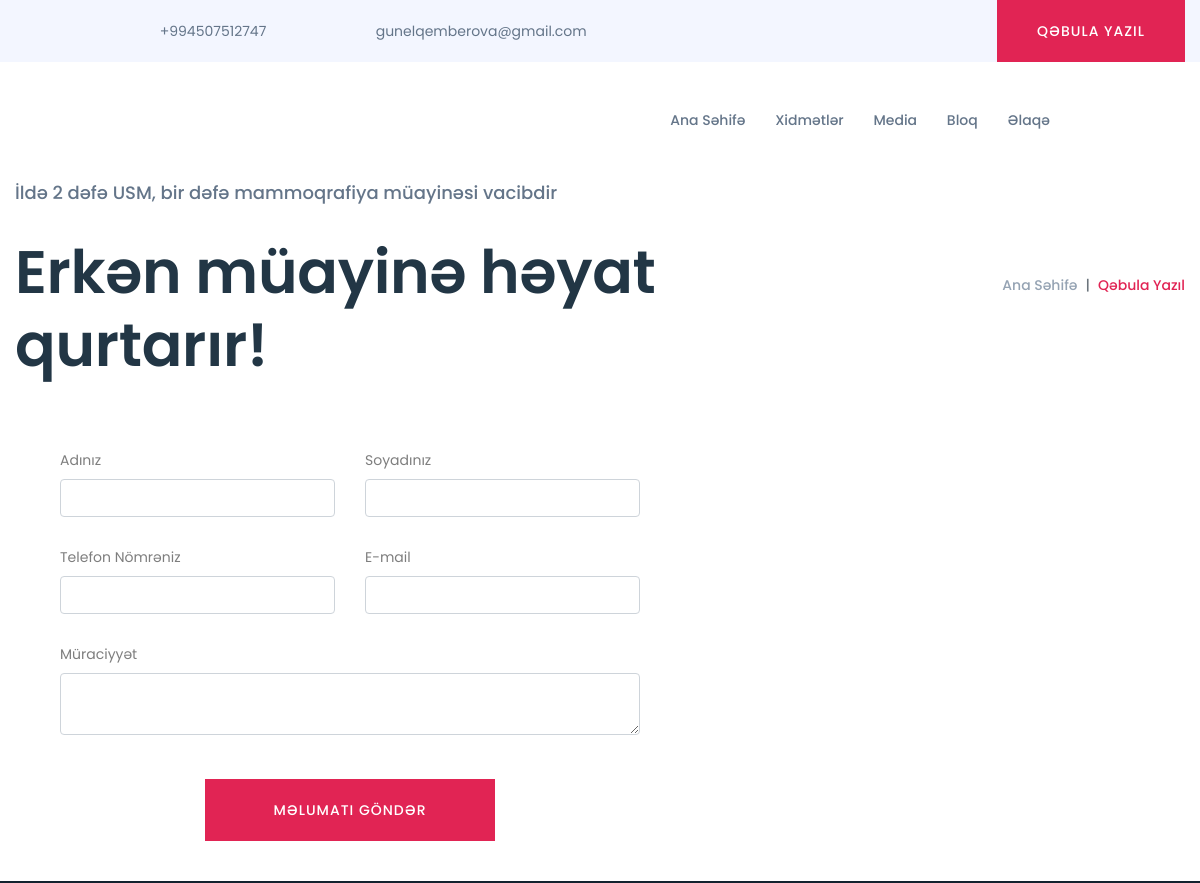
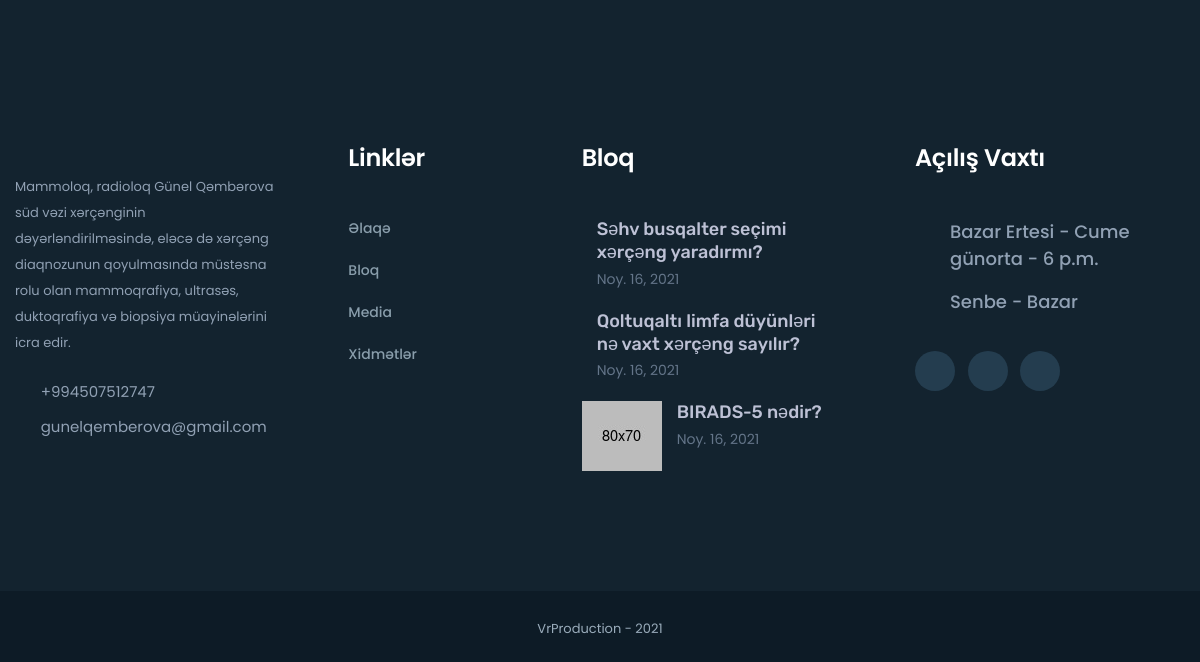
/qəbulayazıl/, run on an earlier commit of the app's database (2 pictures, top to bottom).
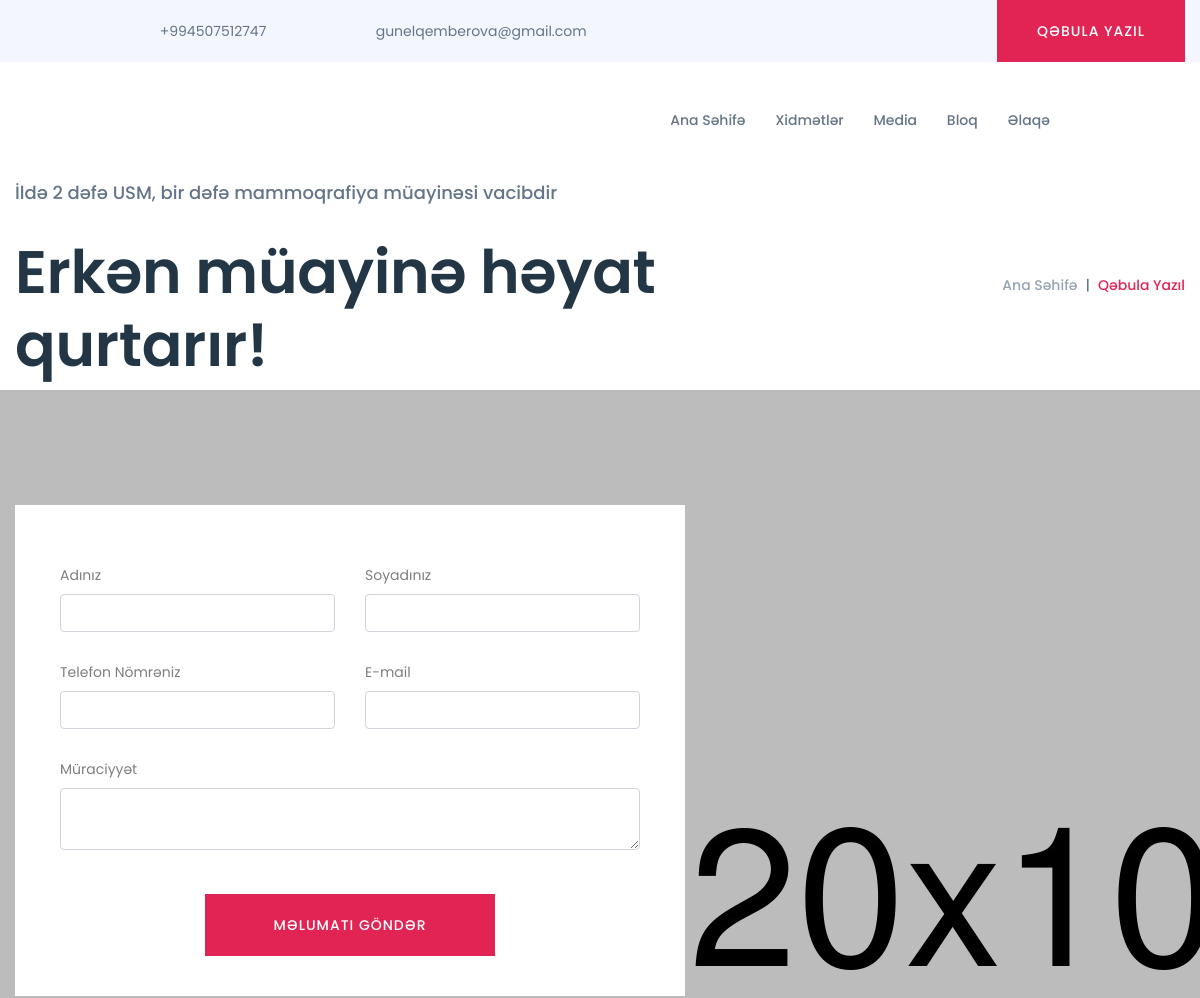
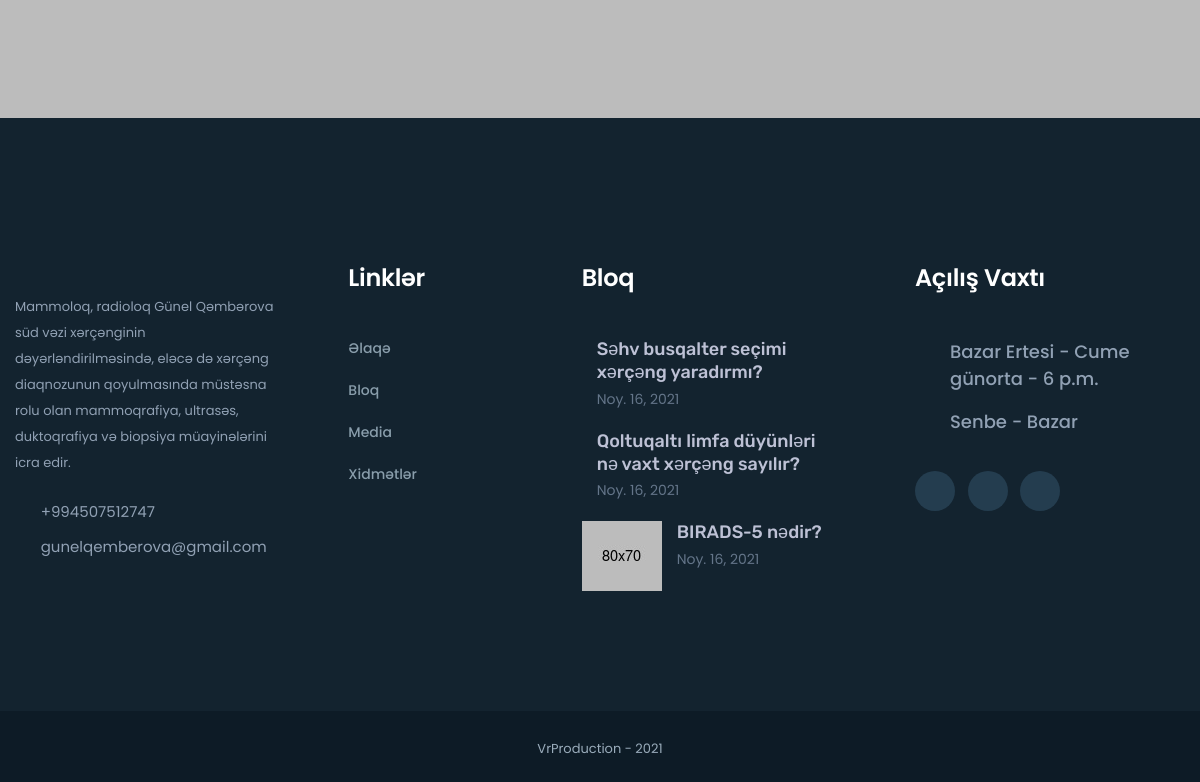
And on a later commit of the database (2 pictures, top to bottom).
### medical_app/models.py (models this page shows, shortened)
class BaşlıqNömrəEpoct(models.Model):
    number = models.CharField(max_length=20, help_text="Maksimum 20 hərif")
    email = models.CharField(max_length=30, help_text="Maksimum 30 hərif")

class Footer_Bloq(models.Model):
    foto_1 = models.ImageField(upload_to='media/')
    bloq_1_seyfenin_bashliq_postu = models.TextField(max_length=300, help_text="Maksimum 300 hərif")
    vaxt_1 = models.DateField()
    foto_2 = models.ImageField(upload_to='media/')
    bloq_2_seyfenin_bashliq_postu = models.TextField(max_length=300, help_text="Maksimum 300 hərif")
    vaxt_2 = models.DateField()
    foto_3 = models.ImageField(upload_to='media/')
    bloq_3_seyfenin_bashliq_postu = models.TextField(max_length=300, help_text="Maksimum 300 hərif")
    vaxt_3 = models.DateField()

### qebul_app/models.py (models this page shows, shortened)
class Əsas_Şəkilin_Yazıları(models.Model):
    yazı_1 = models.CharField(max_length=80, help_text="Maksimum 80 simvol")
    yazı_2 = models.CharField(max_length=35, help_text="Maksimum 35 simvol")

class Qəbula_Yazıl_Forma_Arxa_Foto(models.Model):
    foto = models.ImageField(upload_to='media/')

### blog_app/models.py (models this page shows, shortened)
class Footer_Yazısı(models.Model):
    metn = models.TextField(max_length=2000, help_text="Maksimum 2000 hərif")

class Footer_Açılış_Vaxtları(models.Model):
    hefteler = models.TextField(max_length=500, help_text="Maksimum 500 hərif")
    acilis_vaxti = models.TimeField()
    baglanan_vaxt = models.TimeField()
    istirahet_gunleri = models.TextField(max_length=500, help_text="Maksimum 500 hərif")

class SosialŞəbəkəLinkləri(models.Model):
    facebook_url = models.TextField(max_length=500, help_text="FaceBook profilinizin Linki")
    youtube_url = models.TextField(max_length=500, help_text="YouTube kanalinizin Linki")
    instagram_url = models.TextField(max_length=500, help_text="Instagram profilinizin Linki")

### qebul_app/templates/qebul.html (shortened to what the changed rows need)
{% load static %}
<!doctype html>
<html class="no-js" lang="zxx">
<head>
    <link rel="stylesheet" href="{% static 'css/bootstrap.min.css' %}">
    <link rel="stylesheet" href="{% static 'css/owl.carousel.min.css' %}">
    <link rel="stylesheet" href="{% static 'css/animate.min.css' %}">
    <link rel="stylesheet" href="{% static 'css/nice-select.css' %}">
    <link rel="stylesheet" href="{% static 'css/magnific-popup.css'%}">
    <link rel="stylesheet" href="{% static 'css/all.min.css' %}">
    <link rel="stylesheet" href="{% static 'css/meanmenu.css' %}">
    <link rel="stylesheet" href="{% static 'css/slick.css' %}">
    <link rel="stylesheet" href="{% static 'css/default.css' %}">
    <link rel="stylesheet" href="{% static 'css/style.css' %}">
    <link rel="stylesheet" href="{% static 'css/responsive.css'%}">
</head>
<body>
    <header>
        <div class="top-bar d-none d-md-block">
            <div class="container">
                <div class="row d-flex align-items-center">
                    <div class="col-xl-6 offset-xl-1 col-lg-6 offset-lg-1 col-md-7 offset-md-1">
                        <div class="header-info">
                            {% for numbers in numberemail %}
                            <span><i class="fas fa-phone"></i> +{{numbers.number}}</span>
                            <span style="margin-left: 3em;"><i class="fas fa-envelope"></i> {{numbers.email}}</span>
                            {% endfor %}
                        </div>
                    </div>
                </div>
            </div>
        </div>
    </header>
    <main>
            <div class="container">
                <div class="row">
                    <div class="col-lg-9 col-md-9 col-12">
                        {% for i in esasyazilar %}
                        <div class="page-title">
                            <p class="small-text pb-15">{{ i.yazı_1 }}</p>
                            <h1>{{ i.yazı_2 }}</h1>
                        </div>
                        {% endfor %}
                    </div>
                </div>
            </div>
        {% for i in input_arxasekil %}
        <section class="appointment-area appointment-area-3 pos-rel pt-115 pb-120"
            style="background-image:url({{ i.foto.url }})">
            {% endfor %}
            <div class="container">
                <div class="row">
                </div>
            </div>
        </section>
    </main>
    <footer>
        <div class="footer-top primary-bg footer-map pos-rel pt-120 pb-80">
            <div class="container">
                <div class="row justify-content-between">
                    <div class="col-xl-3 col-lg-6 col-md-6">
                        <div class="footer-contact-info footer-contact-info-3 mb-40">
                            <div class="footer-contact-content mb-25">
                                {% for i in footer_yazi %}
                                <p class="p-0">{{ i.metn }}</p>
                                {% endfor %}
                            </div>
                            <div class="footer-emailing">
                                <ul>
                                    {% for numbers in numberemail %}
                                    <li style="font-size:15px !important"><i class="far fa-phone"></i>+{{numbers.number}}</li>
                                    <li style="font-size:15px !important"><i class="far fa-envelope"></i>{{numbers.email}}</li>
                                    {% endfor %}
                                </ul>
                            </div>
                        </div>
                    </div>
                    <div class="col-xl-3 col-lg-6 col-md-6">
                        <div class="footer-widget h4footer-widget mb-40">
                            <div class="blog-feeds pr-15">
                                    <div class="signle-blog-feeds mb-20">
                                        <div class="blog-feeds-text">
                                            {% for i in footer_bloq %}
                                            <h5><a href="{% url 'blog' %}">{{ i.bloq_1_seyfenin_bashliq_postu }}</a></h5>
                                            <span class="feeds-date">{{ i.vaxt_1 }}</span>
                                            {% endfor %}
                                        </div>
                                    </div>
                                    <div class="signle-blog-feeds mb-20">
                                        <div class="blog-feeds-text">
                                            {% for i in footer_bloq %}
                                            <h5><a href="{% url 'blog' %}">{{ i.bloq_2_seyfenin_bashliq_postu }}</a></h5>
                                            <span class="feeds-date">{{ i.vaxt_2 }}</span>
                                            {% endfor %}
                                        </div>
                                    </div>
                                    <div class="signle-blog-feeds  mb-20">
                                        <div class="blog-feeds-thumb">
                                            {% for i in footer_bloq %}
                                            <a href="{% url 'blog' %}"><img src="{{ i.foto_3.url }}" alt=""></a>
                                            {% endfor %}
                                        </div>
                                        <div class="blog-feeds-text">
                                            {% for i in footer_bloq %}
                                            <h5><a href="{% url 'blog' %}">{{i.bloq_3_seyfenin_bashliq_postu}}</a></h5>
                                            <span class="feeds-date">{{i.vaxt_3}}</span>
                                            {% endfor %}
                                        </div>
                                    </div>
                                </div>
                        </div>
                    </div>
                    <div class="col-xl-3 col-lg-6 col-md-6">
                        <div class="footer-widget h4footer-widget mb-40">
                            <div class="h4events-list mb-30">
                                <ul>
                                    {% for i in acilish_vaxt %}
                                        <li><i class="fal fa-clock"></i><span>{{ i.hefteler }} <span>{{ i.acilis_vaxti }} - {{ i.baglanan_vaxt }} </span></span></li>
                                        <li><i class="fal fa-times-square"></i><span>{{ i.istirahet_gunleri }}</span></li>
                                        {% endfor %}
                                </ul>
                            </div>
                            <div class="h4footer-social">
                                <ul class="list-inline">
                                    {% for i in haqqimda %}
                                    <li><a href="{{ i.facebook_url }}" title="Facebook"><i class="fab fa-facebook-f"></i></a></li>
                                    <li><a href="{{ i.instagram_url }}" title="Instagram"><i class="fab fa-instagram"></i></a></li>
                                    <li><a href="{{ i.youtube_url }}" title="Youtube"><i class="fab fa-youtube"></i></a>
                                    </li>
                                    {% endfor %}
                                </ul>
                            </div>
                        </div>
                    </div>
                </div>
            </div>
        </div>
    </footer>
</body>
</html>

What changed in the data, as far as the page shows it:
added Qəbula_Yazıl_Forma_Arxa_Foto: foto (picture)
